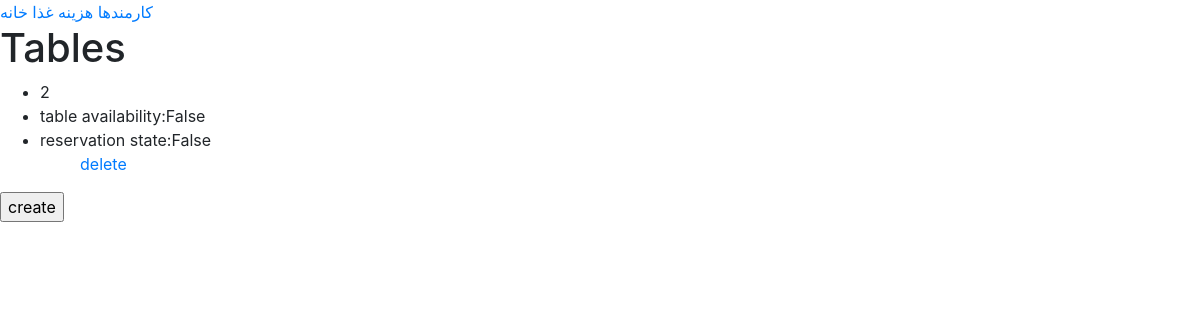
The app's page /restaurant_ad/TableHome_detail (signed in), older data.
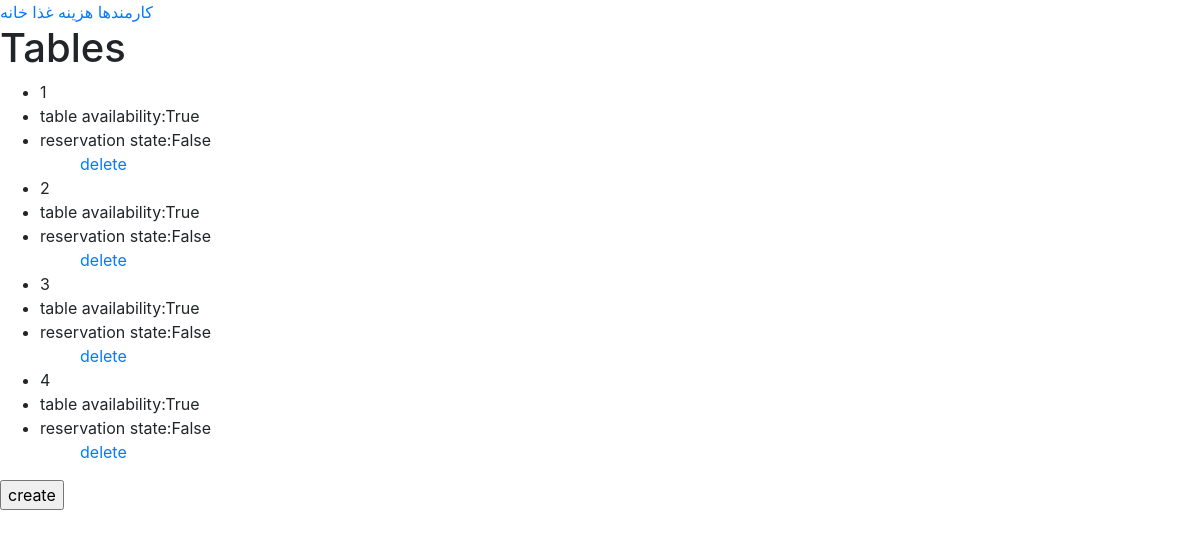
The same page, newer data.
### restaurant_admin/models.py (models this page shows, shortened)
class Table(models.Model):
    table_number = models.IntegerField(primary_key=True)
    table_availability = models.BooleanField(default=True)
    reservation_state = models.BooleanField(default=False)

### restaurant_admin/views.py (the view)
# urls.py: path(r'TableHome_detail',views.TableHomeDetailView.as_view(), name='TableHome_detail'),
@method_decorator(login_required, name='dispatch')
class TableHomeDetailView(SpecialView):
    template_name = 'restaurant_admin/TableHomedetail.html'
    form= forms.TableForm
    model = models.Table
    fields='__all__'
    create_form=None
    create_bool = False
    update_form=None
    chosen_object=None

### restaurant_admin/views.py (called while the page is built)
    def get(self,*args,**kwargs):
        self.queryset=self.model.objects.all()
        return render(self.request, self.template_name,context={'object_list':self.queryset,
                                                             'chosen_object': self.chosen_object,
                                                             'update_form': self.update_form,
                                                             'create_form':self.create_form,
                                                             'create_bool':self.create_bool})

### templates/restaurant_admin/TableHomedetail.html (shortened to what this page needs)
<!DOCTYPE html>
{% load staticfiles %}
<html lang="en">
<head>
    <link rel="stylesheet" href="{% static 'Restaurant_admin/assets/bootstrap/css/bootstrap.min.css' %}">
    <link rel="stylesheet" href="{% static 'Restaurant_admin/css/table_main.css'%}">
</head>
<body>
    <header>
        <a href="{% url 'restaurant_admin:WorkerHome_detail' %}">کارمندها</a>
        <a href="{% url 'restaurant_admin:CostHome_detail' %}">هزینه</a>
        <a href="{% url 'restaurant_admin:FoodHome_detail' %}">غذا</a>
        <a href="{% url 'restaurant_admin:admin_home' %}">خانه</a>
    </header>
    <main class="main_content">
        <h1>Tables</h1>
        <ul>
            {% for table in object_list %}
            <li>{{ table.table_number }}</li>
            <li>table availability:{{ table.table_availability  }}</li>
            <li>reservation state:{{ table.reservation_state }}</li>
            <ul><a href="{% url 'restaurant_admin:Table_delete' pk=table.pk %}">delete</a></ul>
            {% empty %}
            <li>No Table yet.</li>
            {% endfor %}
        </ul>
        <form method="post">
            <p><input type="submit" name="create" value="create"></p>
        </form>
    </main>
</body>
</html>

Row changes from the older to the newer data that the page shows:
added Table: table_number "1", table_availability "True", reservation_state "False"
changed Table id 2: table_availability "False" → "True"
added Table: table_number "3", table_availability "True", reservation_state "False"
added Table: table_number "4", table_availability "True", reservation_state "False"
